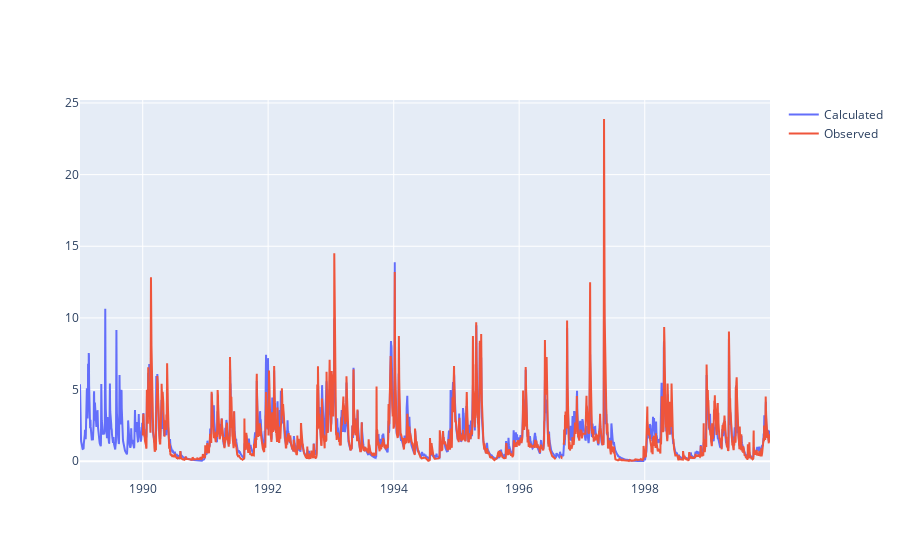

Source (notebook cell):
### Code cell
fig = go.Figure([
    go.Scatter(x=outputs.index, y=outputs['flow'], name="Calculated"),
    go.Scatter(x=inputs.data.index, y=inputs.data['flow_mm'], name="Observed"),
])
fig.show()

### Figure 1 — Plotly figure (JSON) as saved in the notebook; plotly's stock layout.template omitted (floating-point values rounded to 4 significant figures; data arrays with more than 128 entries replaced by an {"elided": "..."} marker saying what was removed)
{"data": [{"name": "Calculated", "type": "scatter", "x": {"elided": "4017 str values"}, "y": {"elided": "4017 float values"}}, {"name": "Observed", "type": "scatter", "x": {"elided": "4017 str values"}, "y": {"elided": "4017 float values"}}], "layout": {}}
